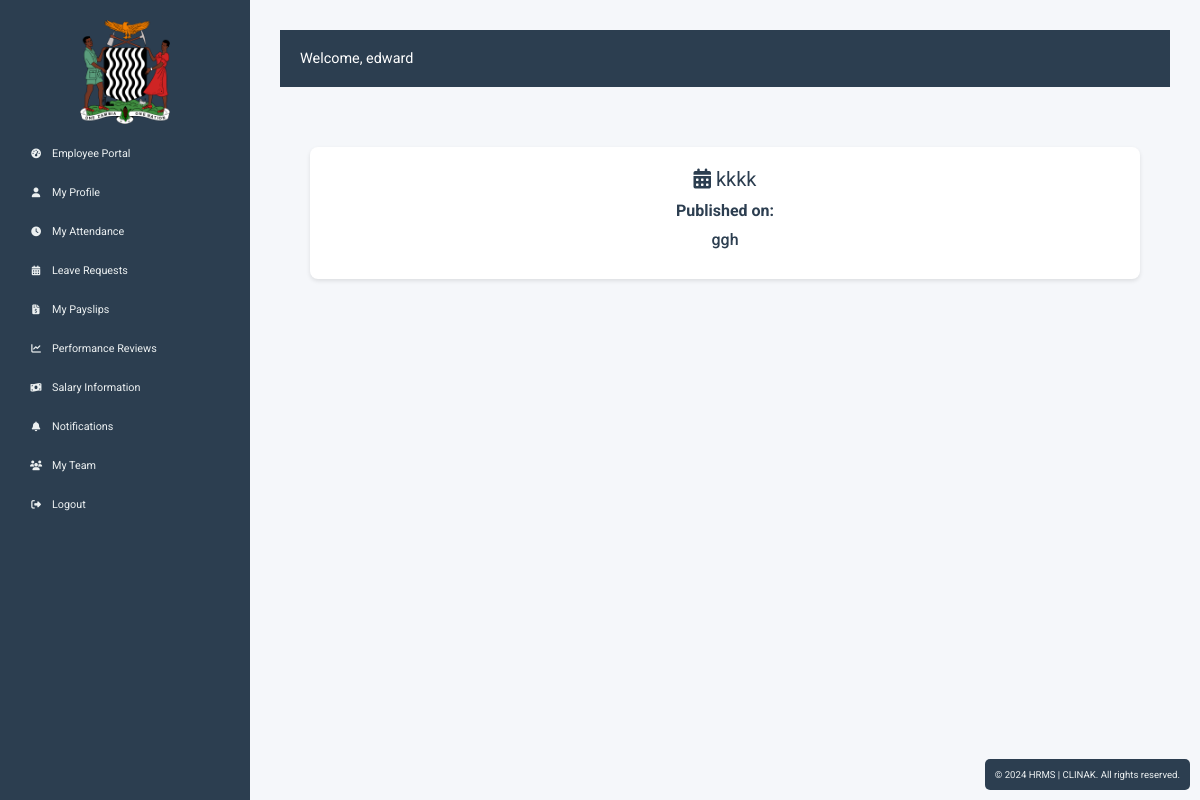
Screenshot of /notice/3/ (signed in) with the database file from the repository.
### hrms/models.py (models this page shows, shortened)
class User(AbstractUser):
    is_admin = models.BooleanField(default=False)
    is_employee = models.BooleanField(default=False)
    groups = models.ManyToManyField(
        Group,
        related_name='hrms_user_set',  # Custom related name
        blank=True,
        help_text=('The groups this user belongs to. A user will get all permissions '
                   'granted to each of their groups.'),
        verbose_name=('groups'),
    )
    user_permissions = models.ManyToManyField(
        Permission,
        related_name='hrms_user_set',  # Custom related name
        blank=True,
        help_text=('Specific permissions for this user.'),
        verbose_name=('user permissions'),
    )
    def get_full_name(self):
        return f"{self.first_name} {self.last_name}".strip()

class Notice(models.Model):
    title = models.CharField(max_length=200)
    content = models.TextField()
    date_posted = models.DateTimeField(auto_now_add=True)

### hrms/views.py (the view)
# urls.py: path('notice/<int:notice_id>/', views.notice_detail, name='notice_detail'),
@login_required
def notice_detail(request, notice_id):
    notice = get_object_or_404(Notice, id=notice_id)
    return render(request, 'notice_detail.html', {'notice': notice})

### hrms/templates/notice_detail.html (shortened to what this page needs)
{% extends 'base.html' %}
{% block content %}
    <div class="header">
        <p class="welcome-message">Welcome, {{ request.user.get_full_name|default:request.user.username }}</p>
    </div>
    <div class="dashboard-content">
        <div class="stats">
            <div class="stat-item">
                <h3><i class="fas fa-calendar-alt"></i> {{ notice.title }}</h3>
                <p><strong>Published on:</strong> {{ notice.published_date }}</p>
                <p>{{ notice.content }}</p>
            </div>
        </div>
    </div>
{% endblock %}

### hrms/templates/base.html (style rules this page uses)
body { font-family: 'Roboto', sans-serif; margin: 0; padding: 0; font-size: 75%; background-color: #f5f7fa; color: #333; }
.header { display: flex; justify-content: space-between; align-items: center; margin-bottom: 30px; }
.stats { display: flex; justify-content: space-between; width: 100%; margin-bottom: 30px; margin-top: 10px; }
.stat-item { background-color: #fff; padding: 20px; border-radius: 8px; text-align: center; flex: 1; margin: 0 10px; box-shadow: 0 4px 6px rgba(0, 0, 0, 0.1); transition: all 0.3s; }
.stat-item h3 { margin: 0 0 10px 0; font-weight: 400; color: #7f8c8d; }
.stat-item p { font-size: 1.8em; margin: 0; font-weight: 500; color: #2c3e50; }

### hrms/templates/notice_detail.html (style rules this page uses)
.header { display: flex; justify-content: space-between; align-items: center; padding: 20px; background-color: #2c3e50; color: white; }
.welcome-message { margin: 0; font-size: 1.2em; }
.dashboard-content { padding: 20px; }
.stats { display: flex; flex-direction: column; gap: 20px; }
.stat-item { background-color: white; border-radius: 8px; padding: 20px; box-shadow: 0 2px 4px rgba(0, 0, 0, 0.1); }
.stat-item h3 { font-size: 20px; margin-bottom: 10px; color: #2c3e50; }
.stat-item p { font-size: 16px; color: #2c3e50; margin-bottom: 10px; }

### rows the page displays
User: user.get_full_name "edward"
Notice: title "kkkk", content "ggh"
